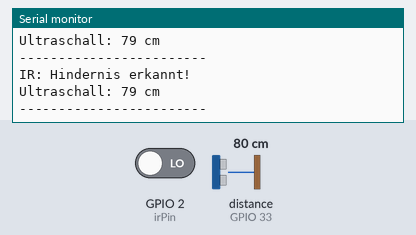
Simulated run of this sketch. Board: ESP32. On the bench: the last lines printed to the serial monitor. Wiring (inferred from the names in the program): ultrasonic range finder: trigger GPIO 32; echo GPIO 33. The test bench sets the inputs (shaded band); at power-on: GPIO 2 (irPin) LOW, distance to the obstacle (sensor on GPIO 33) 80 cm. The echo pulse lasts 58.3 µs per cm.

Above: at 1.2 s.
1.3 s: GPIO 2 (irPin) driven HIGH
3.1 s: distance to the obstacle (sensor on GPIO 33) set to 2 cm
At 3.12 s:
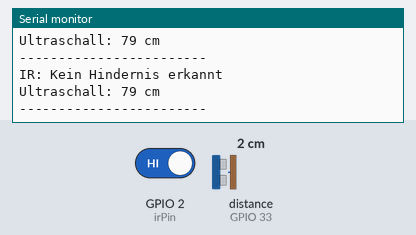
4.6 s: distance to the obstacle (sensor on GPIO 33) set to 4 cm
At 4.79 s:
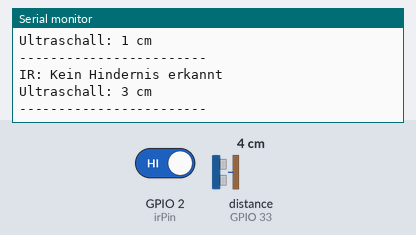
Timing chart, 0 to 7.6 s (numbered marks = the images above; inputs shaded):
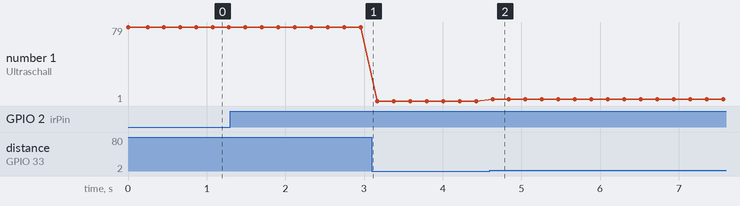

The sketch:

testsensor.ino
```cpp
// -------------------------
// Pins IR-Sensor (digitaler Objektsensor)
// -------------------------
const int irPin = 2;   // OUT-Pin des IR-Sensors

// -------------------------
// Pins Ultraschallsensor HC-SR04
// -------------------------
const int trigPin = 32;
const int echoPin = 33;

// -------------------------
// Variablen Ultraschall
// -------------------------
long duration;
int distance;

void setup() {
  Serial.begin(9600);

  // IR-Sensor
  pinMode(irPin, INPUT);

  // Ultraschallsensor
  pinMode(trigPin, OUTPUT);
  pinMode(echoPin, INPUT);

  Serial.println("IR + Ultrasonic Sensor gestartet...");
}

void loop() {
  // ------------------------------------------
  // IR Sensor auslesen
  // ------------------------------------------
  int irState = digitalRead(irPin);

  if (irState == HIGH) {
    Serial.println("IR: Kein Hindernis erkannt");
  } else {
    Serial.println("IR: Hindernis erkannt!");
  }

  // ------------------------------------------
  // Ultraschallsensor auslesen
  // ------------------------------------------
  digitalWrite(trigPin, LOW);
  delayMicroseconds(2);

  digitalWrite(trigPin, HIGH);
  delayMicroseconds(10);
  digitalWrite(trigPin, LOW);

  duration = pulseIn(echoPin, HIGH);

  distance = duration * 0.034 / 2;

  Serial.print("Ultraschall: ");
  Serial.print(distance);
  Serial.println(" cm");

  Serial.println("------------------------");
  delay(200);
}
```

Measured:
- after the input at 4.6 s, the serial monitor: prints a new line at once (image 2)
- plotted number 1: 79 → 1 after the input at 3.1 s, 1 → 3 after the input at 4.6 s
